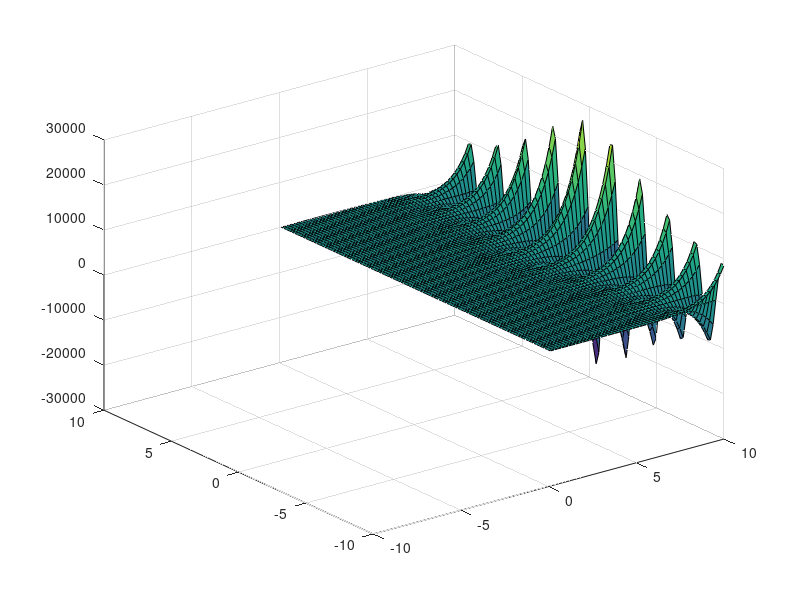

Reproduce this figure in MATLAB.
b = 1;

function val = integ (x, y)
  F = @(t) t.^x .* sin(y.*t);
  val = quadv(F, 0, pi);
endfunction

tx = ty = linspace(-10, 10, 100);
[x, y] = meshgrid(tx, ty);
z = integ(x, y);

surf(x, y, z);
